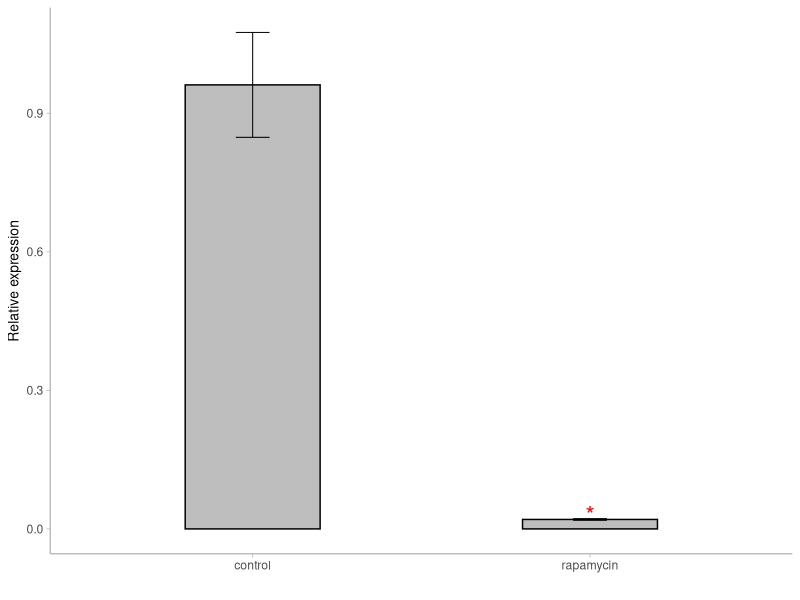

Source code (R):
library(ggplot2)
setwd('~/Downloads')
control = c(1.0792,0.8526,0.9526)
rapamycin = c(0.0208,0.0221,0.0186)
group = c('control','rapamycin')
relative = c(mean(control),mean(rapamycin))
se = c(sd(control),sd(rapamycin))
sheet2 = data.frame(group,relative,se)

p = ggplot(sheet2,aes(x=factor(group),y=relative))+geom_bar(stat='identity',width=0.4,fill='grey',colour='black')+xlab('')+ylab('Relative expression')+theme_light()+theme(panel.grid.major = element_blank(),panel.grid.minor = element_blank(),axis.title.y=element_text(size=10),panel.border=element_blank(),axis.line=element_line(colour='grey',size=0.5))+geom_errorbar(aes(ymin=relative-se,ymax=relative+se),width=0.1,color='black',size=0.35)

p+annotate('text',x='rapamycin',y=0.03,label='*',size=6,col='red')

rel = c(1.0792,0.8526,0.9526,0.0208,0.0221,0.0186)
group = factor(rep(c('control','rapamycin'),each=3))
dt = data.frame(rel,group)
t.test(rel~group,data=dt)
wilcox.test(rel~group,data=dt)

# normality test
shapiro.test(control)
shapiro.test(rapamycin)
